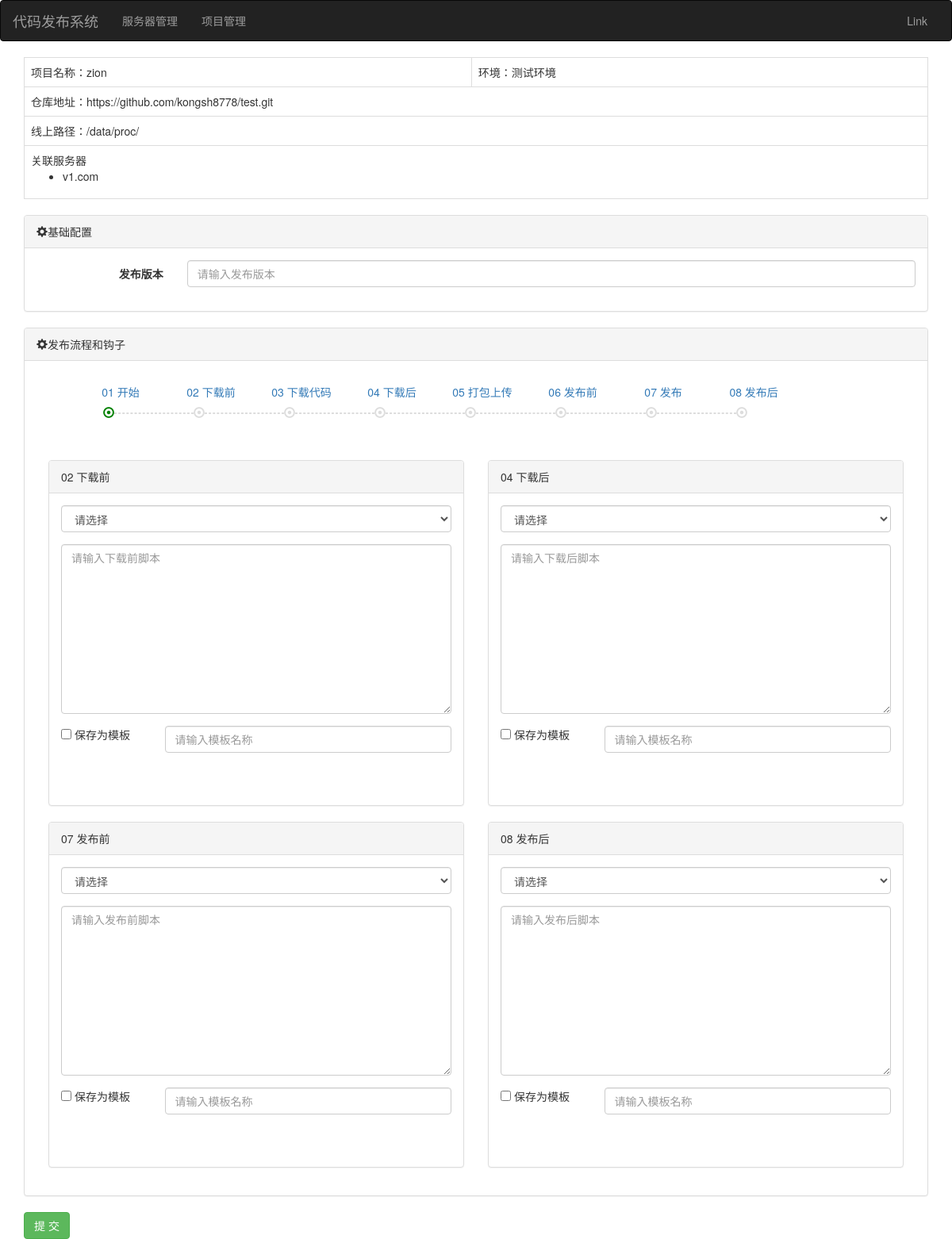
Screenshot of /task/add/1/ with the database file from the repository.
### web/models.py (models this page shows, shortened)
class Project(models.Model):
    title = models.CharField(verbose_name="项目名", max_length=32)
    repo = models.CharField(verbose_name="仓库地址", max_length=128)
    evn_choice = (
        ("prod", "正式环境"),
        ("test", "测试环境"),
    )
    env = models.CharField(verbose_name="环境", max_length=16, choices=evn_choice, default="test")
    path = models.CharField(verbose_name="线上项目地址", max_length=128)
    servers = models.ManyToManyField(verbose_name="关联服务器", to="Server")

class Server(models.Model):
    hostname = models.CharField(verbose_name="主机名", max_length=32)
    def __str__(self):
        return self.hostname

### web/views/deploy.py (the view, shortened to what this page needs)
# urls.py: re_path("task/add/(?P<pid>\d+)/$", deploy.task_add, name='task_add'),
def task_add(request, pid):
    project_obj = models.Project.objects.filter(id=pid).first()
    if request.method == "GET":
        form = TaskModelForm(project=project_obj)
        return render(request, 'task_form.html', {'form': form, 'project_obj': project_obj})

### web/forms/server.py (called while the page is built)
    def _init_hook(self):
        before_download = [(0, "请选择")]
        before_download.extend(models.HookTemplate.objects.filter(hook_type=2).values_list('id', 'title'))
        self.fields['before_download_select'].choices = before_download
        after_download = [(0, "请选择")]
        after_download.extend(models.HookTemplate.objects.filter(hook_type=4).values_list('id', 'title'))
        self.fields['after_download_select'].choices = after_download
        before_deploy = [(0, "请选择")]
        before_deploy.extend(models.HookTemplate.objects.filter(hook_type=6).values_list('id', 'title'))
        self.fields['before_deploy_select'].choices = before_deploy
        after_deploy = [(0, "请选择")]
        after_deploy.extend(models.HookTemplate.objects.filter(hook_type=8).values_list('id', 'title'))
        self.fields['after_deploy_select'].choices = after_deploy

### web/templates/task_form.html (shortened to what this page needs)
{% extends 'layout.html' %}
{% block content %}
    <div class="container">
        <table class="table table-bordered table-hover">
            <tbody>
            <tr>
                <td>项目名称：{{ project_obj.title }}</td>
                <td>环境：{{ project_obj.get_env_display }}</td>
            </tr>
            <tr>
                <td colspan="2">仓库地址：{{ project_obj.repo }}</td>
            </tr>
            <tr>
                <td colspan="2">线上路径：{{ project_obj.path }}</td>
            </tr>
            <tr>
                <td colspan="2">
                    <div>关联服务器</div>
                    <ul>
                        {% for item in project_obj.servers.all %}
                            <li>{{ item }}</li>
                        {% endfor %}
                    </ul>
                </td>
            </tr>
            </tbody>
        </table>
        <form method="post" novalidate>
            <div class="panel panel-default">
                <div class="panel-heading"><span class="glyphicon glyphicon-cog" aria-hidden="true"></span>基础配置</div>
                <div class="panel-body">
                    <div class="form-horizontal">
                        <div class="form-group">
                            <label for="{{ from.tag.id_for_label }}"
                                   class="col-sm-2 control-label">{{ form.tag.label }}</label>
                            <div class="col-sm-10">
                                {{ form.tag }}
                            </div>
                        </div>
                    </div>
                </div>
            </div>
            <div class="panel panel-default">
                <div class="panel-heading"><span class="glyphicon glyphicon-cog" aria-hidden="true"></span>发布流程和钩子</div>
                <div class="panel-body">
                    <div class="outline">
                        <div class="series">
                            <div class="module clearfix">
                                <div class="item left active">
                                    <div class="icon">
                                        <span class="glyphicon glyphicon-record " aria-hidden="true"></span>
                                        <a class="up">01 开始</a>
                                    </div>
                                </div>
                                <div class="item left ">
                                    <div class="line">
                                        <hr>
                                    </div>
                                    <div class="icon">
                                        <span class="glyphicon glyphicon-record " aria-hidden="true"></span>
                                        <a class="up">02 下载前</a>
                                    </div>
                                </div>
                                <div class="item left ">
                                    <div class="line">
                                        <hr>
                                    </div>
                                    <div class="icon">
                                        <span class="glyphicon glyphicon-record " aria-hidden="true"></span>
                                        <a class="up">03 下载代码</a>
                                    </div>
                                </div>
                                <div class="item left ">
                                    <div class="line">
                                        <hr>
                                    </div>
                                    <div class="icon">
                                        <span class="glyphicon glyphicon-record " aria-hidden="true"></span>
                                        <a class="up">04 下载后</a>
                                    </div>
                                </div>
                                <div class="item left">
                                    <div class="line">
                                        <hr>
                                    </div>
                                    <div class="icon">
                                        <span class="glyphicon glyphicon-record " aria-hidden="true"></span>
                                        <a class="up">05 打包上传</a>
                                    </div>
                                </div>
                                <div class="item left">
                                    <div class="line">
                                        <hr>
                                    </div>
                                    <div class="icon">
                                        <span class="glyphicon glyphicon-record " aria-hidden="true"></span>
                                        <a class="up">06 发布前</a>
                                    </div>
                                </div>
                                <div class="item left">
                                    <div class="line">
                                        <hr>
                                    </div>
                                    <div class="icon">
                                        <span class="glyphicon glyphicon-record " aria-hidden="true"></span>
                                        <a class="up">07 发布</a>
                                    </div>
                                </div>
                                <div class="item left">
                                    <div class="line">
                                        <hr>
                                    </div>
                                    <div class="icon">
                                        <span class="glyphicon glyphicon-record " aria-hidden="true"></span>
                                        <a class="up">08 发布后</a>
                                    </div>
                                </div>
                            </div>
                        </div>
                    </div>
                    <div class="hooks">
                        <div class="col-md-6">
                            <div class="panel panel-default">
                                <div class="panel-heading">02 下载前</div>
                                <div class="panel-body form-horizontal">
                                    <div class="form-group">
                                        <div class="col-sm-12">
                                            {{ form.before_download_select }}
                                        </div>
                                    </div>
                                    <div class="form-group">
                                        <div class="col-sm-12">
                                            {{ form.before_download_script }}
                                        </div>
                                    </div>
                                    <div class="form-group" style="height: 70px;">
                                        <div class="col-sm-3">
                                            {{ form.before_download_template }} 保存为模板
                                        </div>
                                        <div class="col-sm-9">
                                            {{ form.before_download_title }}
                                        </div>
                                    </div>
                                </div>
                            </div>
                        </div>
                        <div class="col-md-6">
                            <div class="panel panel-default">
                                <div class="panel-heading">04 下载后</div>
                                <div class="panel-body form-horizontal">
                                    <div class="form-group">
                                        <div class="col-sm-12">
                                            {{ form.after_download_select }}
                                        </div>
                                    </div>
                                    <div class="form-group">
                                        <div class="col-sm-12">
                                            {{ form.after_download_script }}
                                        </div>
                                    </div>
                                    <div class="form-group"  style="height: 70px;">
                                        <div class="col-sm-3">
                                            {{ form.after_download_template }} 保存为模板
                                        </div>
                                        <div class="col-sm-9">
                                            {{ form.after_download_title }}
                                        </div>
                                    </div>
                                </div>
                            </div>
                        </div>
                        <div class="col-md-6">
                            <div class="panel panel-default">
                                <div class="panel-heading">07 发布前</div>
                                <div class="panel-body  form-horizontal">
                                    <div class="form-group">
                                        <div class="col-sm-12">
                                            {{ form.before_deploy_select }}
                                        </div>
                                    </div>
                                    <div class="form-group">
                                        <div class="col-sm-12">
                                            {{ form.before_deploy_script }}
                                        </div>
                                    </div>
                                    <div class="form-group"  style="height: 70px;">
                                        <div class="col-sm-3">
                                            {{ form.before_deploy_template }} 保存为模板
                                        </div>
                                        <div class="col-sm-9">
                                            {{ form.before_deploy_title }}
                                        </div>
                                    </div>
                                </div>
                            </div>
                        </div>
                        <div class="col-md-6">
                            <div class="panel panel-default">
                                <div class="panel-heading">08 发布后</div>
                                <div class="panel-body form-horizontal">
                                    <div class="form-group">
                                        <div class="col-sm-12">
                                            {{ form.after_deploy_select }}
                                        </div>
                                    </div>
                                    <div class="form-group">
                                        <div class="col-sm-12">
                                            {{ form.after_deploy_script }}
                                        </div>
                                    </div>
                                    <div class="form-group"  style="height: 70px;">
                                        <div class="col-sm-3">
                                            {{ form.after_deploy_template }} 保存为模板
                                        </div>
                                        <div class="col-sm-9">
                                            {{ form.after_deploy_title }}
                                        </div>
                                    </div>
                                </div>
                            </div>
                        </div>
                    </div>
                </div>
            </div>
            <input type="submit" value="提 交" class="btn btn-success">
        </form>
    </div>
{% endblock %}

### web/templates/task_form.html (style rules this page uses)
.outline .series .module { line-height: 100px; vertical-align: middle; width: 940px; margin: 0 auto; padding-bottom: 10px; }
.outline .series .module .item .line { float: left; width: 100px; }
.outline .series .module .item .line hr { margin-top: 50px; border: dashed 0.5px; color: #dddddd; }
.outline .series .module .item .icon { float: left; color: #dddddd; position: relative; }
.outline .series .module .item .icon .up, .outline .series .module .item .icon .down { position: absolute; line-height: 49px; min-width: 120px; left: 0; text-align: center; margin-left: -38px; color: #337ab7; }
.outline .series .module .item:hover .icon, .outline .series .module .item.active .icon, .outline .series .module .item.active .line hr { color: green; }
.outline .series .module .item .icon .up { top: 0; }

### rows the page displays
Project: title "zion", env "测试环境", repo "https://github.com/kongsh8778/test.git", path "/data/proc/"
Server: hostname "v1.com"
